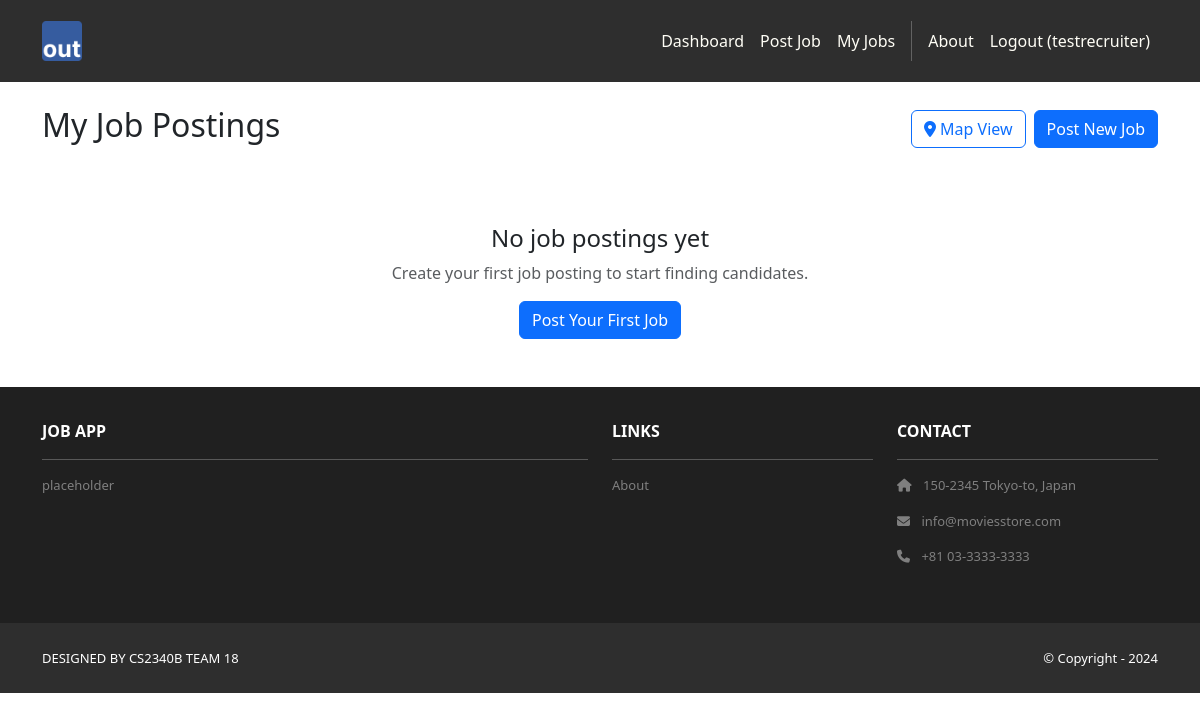
Page /jobs/my-jobs/ (signed in) on the earlier database version.
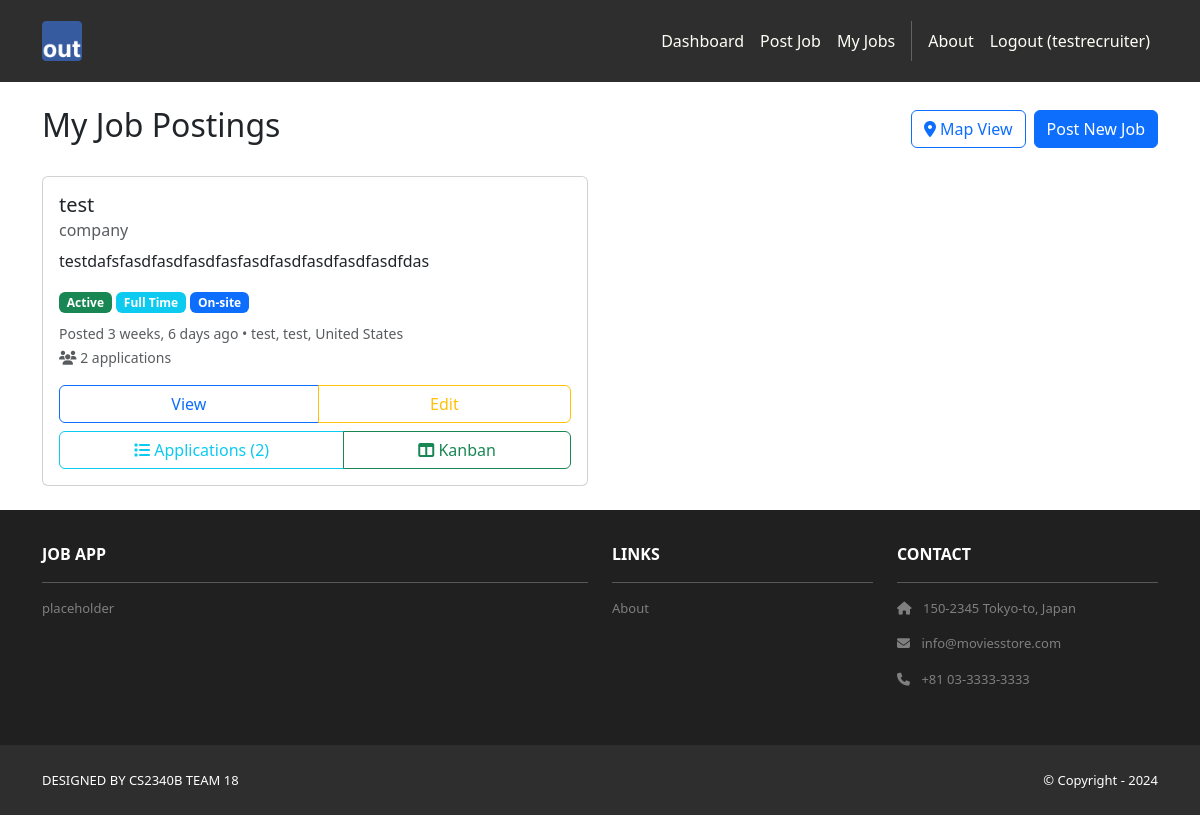
Same page on the later database version.
### jobs/models.py (models this page shows, shortened)
class Job(models.Model):
    JOB_TYPE_CHOICES = [
        ('full_time', 'Full Time'),
        ('part_time', 'Part Time'),
        ('contract', 'Contract'),
        ('internship', 'Internship'),
        ('temporary', 'Temporary'),
    ]
    REMOTE_CHOICES = [
        ('remote', 'Remote'),
        ('hybrid', 'Hybrid'),
        ('onsite', 'On-site'),
    ]
    EXPERIENCE_CHOICES = [
        ('entry', 'Entry Level (0-2 years)'),
        ('mid', 'Mid Level (3-5 years)'),
        ('senior', 'Senior Level (6+ years)'),
        ('executive', 'Executive Level'),
    ]
    title = models.CharField(max_length=200)
    company = models.CharField(max_length=200)
    description = models.TextField()
    requirements = models.TextField(help_text="Job requirements and qualifications")
    posted_by = models.ForeignKey(User, on_delete=models.CASCADE, related_name='posted_jobs')
    job_type = models.CharField(max_length=20, choices=JOB_TYPE_CHOICES, default='full_time')
    remote_type = models.CharField(max_length=20, choices=REMOTE_CHOICES, default='onsite')
    experience_level = models.CharField(max_length=20, choices=EXPERIENCE_CHOICES, default='mid')
    salary_min = models.DecimalField(max_digits=10, decimal_places=2, null=True, blank=True)
    salary_max = models.DecimalField(max_digits=10, decimal_places=2, null=True, blank=True)
    salary_currency = models.CharField(max_length=3, default='USD')
    salary_period = models.CharField(max_length=20, choices=[
        ('hourly', 'Per Hour'),
        ('monthly', 'Per Month'),
        ('yearly', 'Per Year'),
    ], default='yearly')
    city = models.CharField(max_length=100)
    state = models.CharField(max_length=100)
    country = models.CharField(max_length=100, default='United States')
    postal_code = models.CharField(max_length=20, blank=True)
    latitude = models.DecimalField(max_digits=9, decimal_places=6, null=True, blank=True, help_text="Latitude for map display")
    longitude = models.DecimalField(max_digits=9, decimal_places=6, null=True, blank=True, help_text="Longitude for map display")
    full_address = models.TextField(blank=True, help_text="Full address for geocoding and display")
    required_skills = models.TextField(blank=True, help_text="Required skills, separated by commas")
    preferred_skills = models.TextField(blank=True, help_text="Preferred skills, separated by commas")
    visa_sponsorship = models.BooleanField(default=False, help_text="Visa sponsorship available")
    benefits = models.TextField(blank=True, help_text="Benefits and perks")
    is_active = models.BooleanField(default=True)
    application_deadline = models.DateField(null=True, blank=True)
    created_at = models.DateTimeField(auto_now_add=True)
    updated_at = models.DateTimeField(auto_now=True)
    class Meta:
        ordering = ['-created_at']
        verbose_name = 'Job Posting'
        verbose_name_plural = 'Job Postings'
    def get_location_display(self):
        return f"{self.city}, {self.state}, {self.country}"

### jobs/views.py (the view)
# urls.py: path('my-jobs/', views.recruiter_jobs, name='recruiter_jobs'),
@recruiter_required
def recruiter_jobs(request):
    jobs = Job.objects.filter(posted_by=request.user).order_by('-created_at')
    context = {
        'template_data': {
            'title': 'My Job Postings',
            'user_type': 'recruiter'
        },
        'jobs': jobs
    }
    return render(request, 'jobs/recruiter_jobs.html', context)

### jobs/templates/jobs/recruiter_jobs.html
{% extends 'base.html' %}
{% block content %}
<div class="container mt-4">
    <div class="d-flex justify-content-between align-items-center mb-4">
        <h2>My Job Postings</h2>
        <div class="d-flex gap-2">
            <a href="{% url 'jobs:recruiter_job_map' %}" class="btn btn-outline-primary">
                <i class="fas fa-map-marker-alt"></i> Map View
            </a>
            <a href="{% url 'jobs:create' %}" class="btn btn-primary">Post New Job</a>
        </div>
    </div>
    {% if jobs %}
        <div class="row">
            {% for job in jobs %}
            <div class="col-md-6 mb-4">
                <div class="card">
                    <div class="card-body">
                        <h5 class="card-title">{{ job.title }}</h5>
                        <h6 class="card-subtitle mb-2 text-muted">{{ job.company }}</h6>
                        <p class="card-text">{{ job.description|truncatewords:20 }}</p>
                        <div class="mb-2">
                            {% if job.is_active %}
                                <span class="badge bg-success">Active</span>
                            {% else %}
                                <span class="badge bg-secondary">Inactive</span>
                            {% endif %}
                            <span class="badge bg-info">{{ job.get_job_type_display }}</span>
                            <span class="badge bg-primary">{{ job.get_remote_type_display }}</span>
                        </div>
                        <div class="mb-3">
                            <small class="text-muted">
                                Posted {{ job.created_at|timesince }} ago •
                                {{ job.get_location_display }}
                            </small>
                            <br>
                            <small class="text-muted">
                                <i class="fas fa-users"></i> {{ job.applications.count }} application{{ job.applications.count|pluralize }}
                            </small>
                        </div>
                        <div class="d-grid gap-2">
                            <div class="btn-group" role="group">
                                <a href="{% url 'jobs:detail' job.pk %}" class="btn btn-outline-primary">View</a>
                                <a href="{% url 'jobs:edit' job.pk %}" class="btn btn-outline-warning">Edit</a>
                            </div>
                            {% if job.applications.count > 0 %}
                                <div class="btn-group w-100" role="group">
                                    <a href="{% url 'recruiters:job_applications' job.pk %}" class="btn btn-outline-info">
                                        <i class="fas fa-list"></i> Applications ({{ job.applications.count }})
                                    </a>
                                    <a href="{% url 'recruiters:kanban_board' job.pk %}" class="btn btn-outline-success">
                                        <i class="fas fa-columns"></i> Kanban
                                    </a>
                                </div>
                            {% endif %}
                        </div>
                    </div>
                </div>
            </div>
            {% endfor %}
        </div>
    {% else %}
        <div class="text-center py-5">
            <h4>No job postings yet</h4>
            <p class="text-muted">Create your first job posting to start finding candidates.</p>
            <a href="{% url 'jobs:create' %}" class="btn btn-primary">Post Your First Job</a>
        </div>
    {% endif %}
</div>
{% endblock %}

Differences in the rows shown:
added Job: title "test", company "company", description "testdafsfasdfasdfasdfasfasdfasdfasdfasdfasdfdas", is_active "Active", job_type "Full Time", remote_type "On-site", created_at "3 weeks, 6 days", location "test, test, United States", applications.count "2"
Other differences:
text no longer shown: "No job postings yet Create your first job posting to start finding candidates. Post Your First Job"
